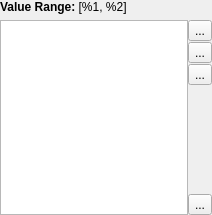
<?xml version="1.0" encoding="UTF-8"?>
<ui version="4.0">
 <class>ScalarValueListPropertyWidget</class>
 <widget class="QWidget" name="ScalarValueListPropertyWidget">
  <property name="geometry">
   <rect>
    <x>0</x>
    <y>0</y>
    <width>212</width>
    <height>215</height>
   </rect>
  </property>
  <property name="windowTitle">
   <string>Form</string>
  </property>
  <layout class="QGridLayout" name="gridLayout">
   <property name="horizontalSpacing">
    <number>0</number>
   </property>
   <property name="margin">
    <number>0</number>
   </property>
   <item row="1" column="0">
    <widget class="pqExpandableTableView" name="Table">
     <property name="dragDropMode">
      <enum>QAbstractItemView::InternalMove</enum>
     </property>
     <property name="defaultDropAction">
      <enum>Qt::MoveAction</enum>
     </property>
     <property name="alternatingRowColors">
      <bool>true</bool>
     </property>
     <property name="selectionBehavior">
      <enum>QAbstractItemView::SelectRows</enum>
     </property>
     <property name="maximumRowCountBeforeScrolling" stdset="0">
      <number>10</number>
     </property>
    </widget>
   </item>
   <item row="1" column="1">
    <layout class="QVBoxLayout" name="verticalLayout">
     <property name="spacing">
      <number>1</number>
     </property>
     <item>
      <widget class="QToolButton" name="Add">
       <property name="toolTip">
        <string>Add new entry</string>
       </property>
       <property name="text">
        <string>...</string>
       </property>
       <property name="icon">
        <iconset resource="../../../Widgets/Resources/QtWidgets.qrc">
         <normaloff>:/QtWidgets/Icons/pqPlus16.png</normaloff>:/QtWidgets/Icons/pqPlus16.png</iconset>
       </property>
      </widget>
     </item>
     <item>
      <widget class="QToolButton" name="Remove">
       <property name="toolTip">
        <string>Remove current entry</string>
       </property>
       <property name="text">
        <string>...</string>
       </property>
       <property name="icon">
        <iconset resource="../../../Widgets/Resources/QtWidgets.qrc">
         <normaloff>:/QtWidgets/Icons/pqMinus16.png</normaloff>:/QtWidgets/Icons/pqMinus16.png</iconset>
       </property>
      </widget>
     </item>
     <item>
      <widget class="QToolButton" name="AddRange">
       <property name="toolTip">
        <string>Add a range of values</string>
       </property>
       <property name="text">
        <string>...</string>
       </property>
       <property name="icon">
        <iconset resource="../pqComponents.qrc">
         <normaloff>:/pqWidgets/Icons/pqRulerScale16.png</normaloff>:/pqWidgets/Icons/pqRulerScale16.png</iconset>
       </property>
      </widget>
     </item>
     <item>
      <spacer name="verticalSpacer">
       <property name="orientation">
        <enum>Qt::Vertical</enum>
       </property>
       <property name="sizeHint" stdset="0">
        <size>
         <width>0</width>
         <height>0</height>
        </size>
       </property>
      </spacer>
     </item>
     <item>
      <widget class="QToolButton" name="RemoveAll">
       <property name="toolTip">
        <string>Remove all entries</string>
       </property>
       <property name="text">
        <string>...</string>
       </property>
       <property name="icon">
        <iconset resource="../../../Widgets/Resources/QtWidgets.qrc">
         <normaloff>:/QtWidgets/Icons/pqDelete16.png</normaloff>:/QtWidgets/Icons/pqDelete16.png</iconset>
       </property>
      </widget>
     </item>
    </layout>
   </item>
   <item row="0" column="0" colspan="2">
    <widget class="QLabel" name="ScalarRangeLabel">
     <property name="text">
      <string>&lt;html&gt;&lt;head/&gt;&lt;body&gt;&lt;p&gt;&lt;span style=&quot; font-weight:600;&quot;&gt;Value Range:&lt;/span&gt;  [%1, %2]&lt;/p&gt;&lt;/body&gt;&lt;/html&gt;</string>
     </property>
    </widget>
   </item>
  </layout>
 </widget>
 <customwidgets>
  <customwidget>
   <class>pqExpandableTableView</class>
   <extends>QTableView</extends>
   <header>pqExpandableTableView.h</header>
  </customwidget>
 </customwidgets>
 <resources>
  <include location="../pqComponents.qrc"/>
  <include location="../../../Widgets/Resources/QtWidgets.qrc"/>
 </resources>
 <connections/>
</ui>
